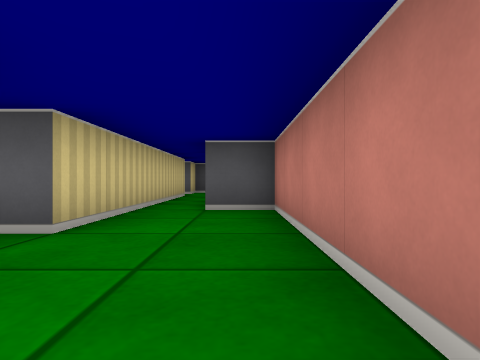
view 1 (above)

15 first-person views from a walk through a cub3D level. The camera is about half as high as the walls, looks level and sees 75° across. The floor is counted in squares. Each view is taken from the middle of a square. On the plan, view 1 faces up. The plan holds only what a view shows up to about 9 squares ahead; the rest is blank.

view 2
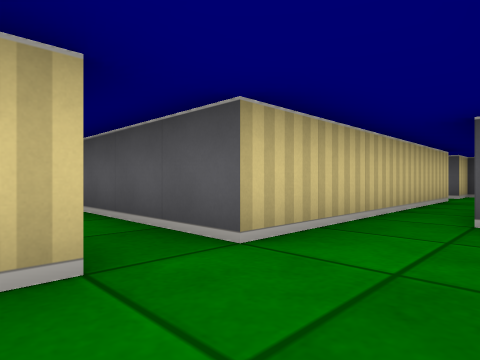

view 3
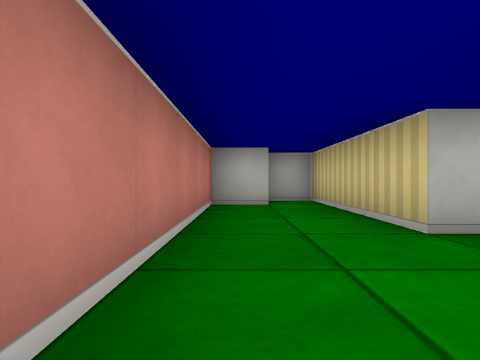

view 4
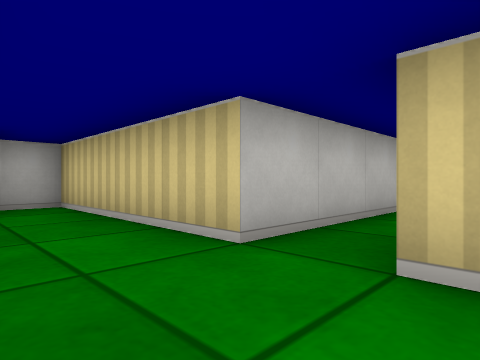

view 5
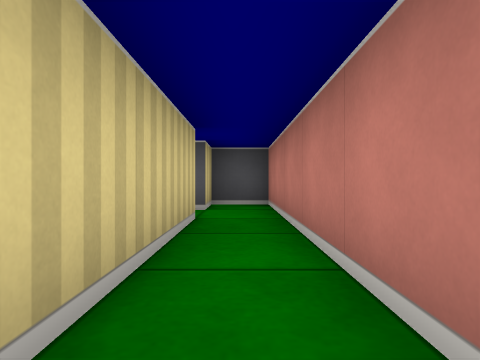

view 6
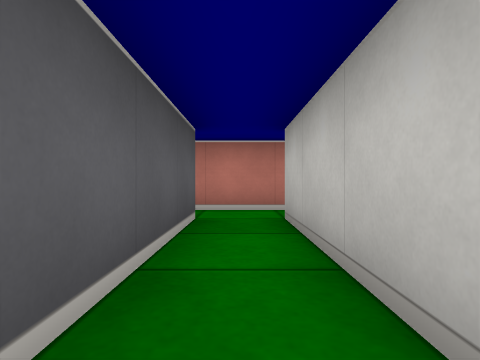

view 7
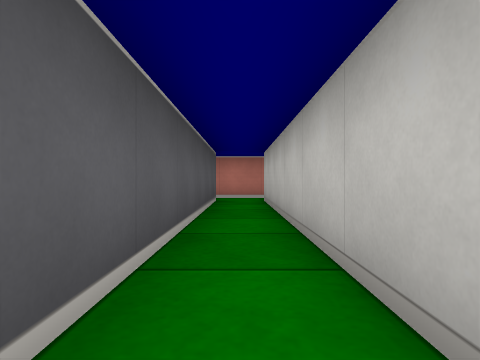

view 8
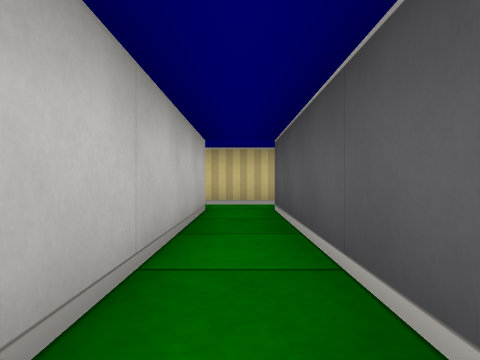

view 9
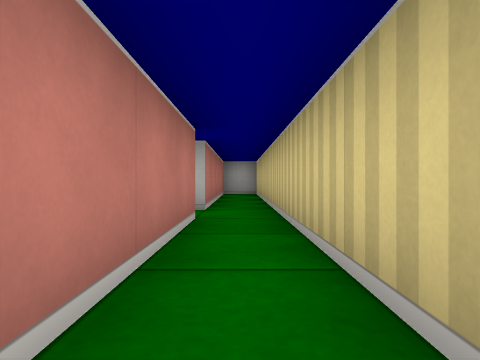

view 10
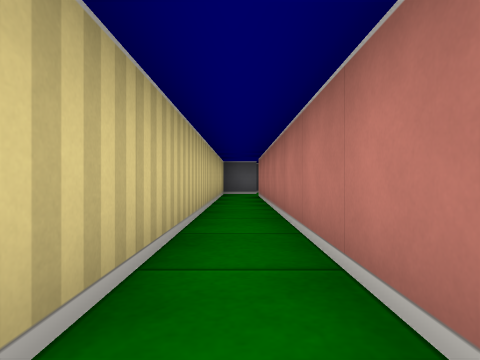

view 11
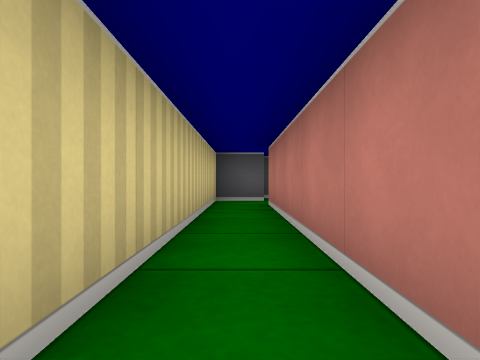

view 12
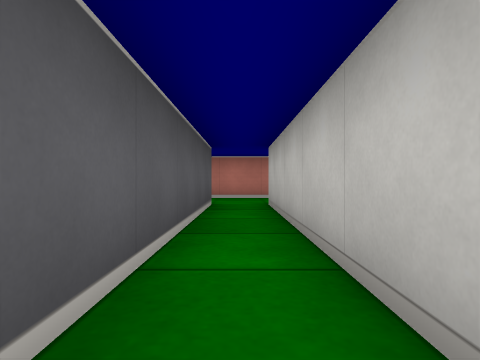

view 13
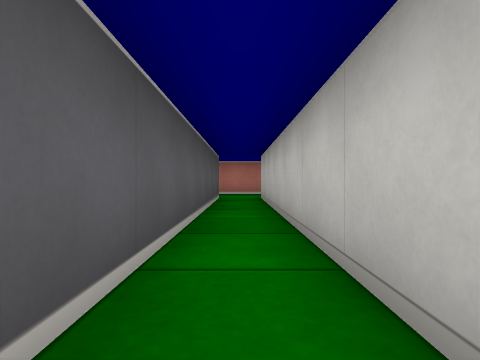

view 14
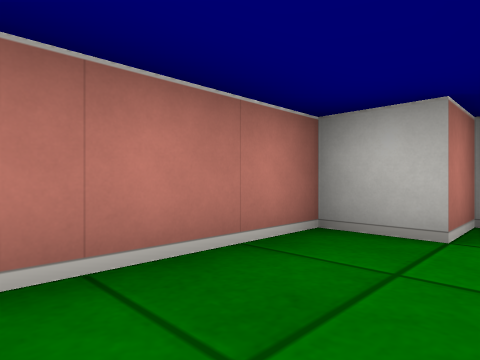

view 15
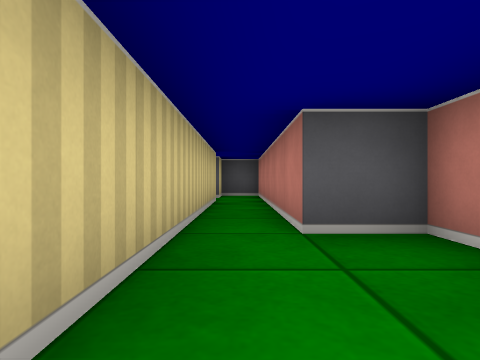

### Floor plan
Points are (right, up) in squares from view 1. A wall is a line through its corners. A room is listed if a view was taken in it or the views show most of it. See-through windows are left out.
Room 1 (views 1, 2, 3, 4, 12, 13, 14, 15)
walls: (-1.5, 4.5) (-1.5, 2.5) (-8.4, 2.5); (-8.4, 1.5) (-1.5, 1.5) (-1.5, -2.5) (-0.5, -2.5) (-0.5, -1.5) (0.5, -1.5) (0.5, 4.5) (-0.5, 4.5)
ways out: opening at (-1, 4) to room 2
Room 2 (views 5, 6, 8)
walls: (-7.5, 8.5) (-1.5, 8.5) (-1.5, 4.5); (-0.5, 4.5) (-0.5, 10.5) (-1.5, 10.5) (-1.5, 9.5) (-7.5, 9.5)
ways out: opening at (-1, 4) to room 1; opening at (-7, 9) to room 3
Room 3 (views 7, 9, 10, 11)
walls: (-7.5, 9.5) (-7.5, 18.4); (-7.5, 19.5) (-8.5, 19.5) (-8.5, 4.4); (-7.5, 4.1) (-7.5, 8.5)
ways out: opening at (-7, 9) to room 2

Where each view was taken, in squares from view 1:
view 1: 0 up, 0 right, facing up
view 2: 1 up, 0 right, facing up-left
view 3: 4 up, 0 right, facing down
view 4: 3 up, 0 right, facing down-left
view 5: 5 up, 1 left, facing up
view 6: 9 up, 5 left, facing right
view 7: 9 up, 8 left, facing right
view 8: 9 up, 3 left, facing left
view 9: 13 up, 8 left, facing down
view 10: 10 up, 8 left, facing up
view 11: 13 up, 8 left, facing up
view 12: 2 up, 7 left, facing right
view 13: 2 up, 9 left, facing right
view 14: 1 up, 1 left, facing down-right
view 15: 2 up, 1 left, facing up
